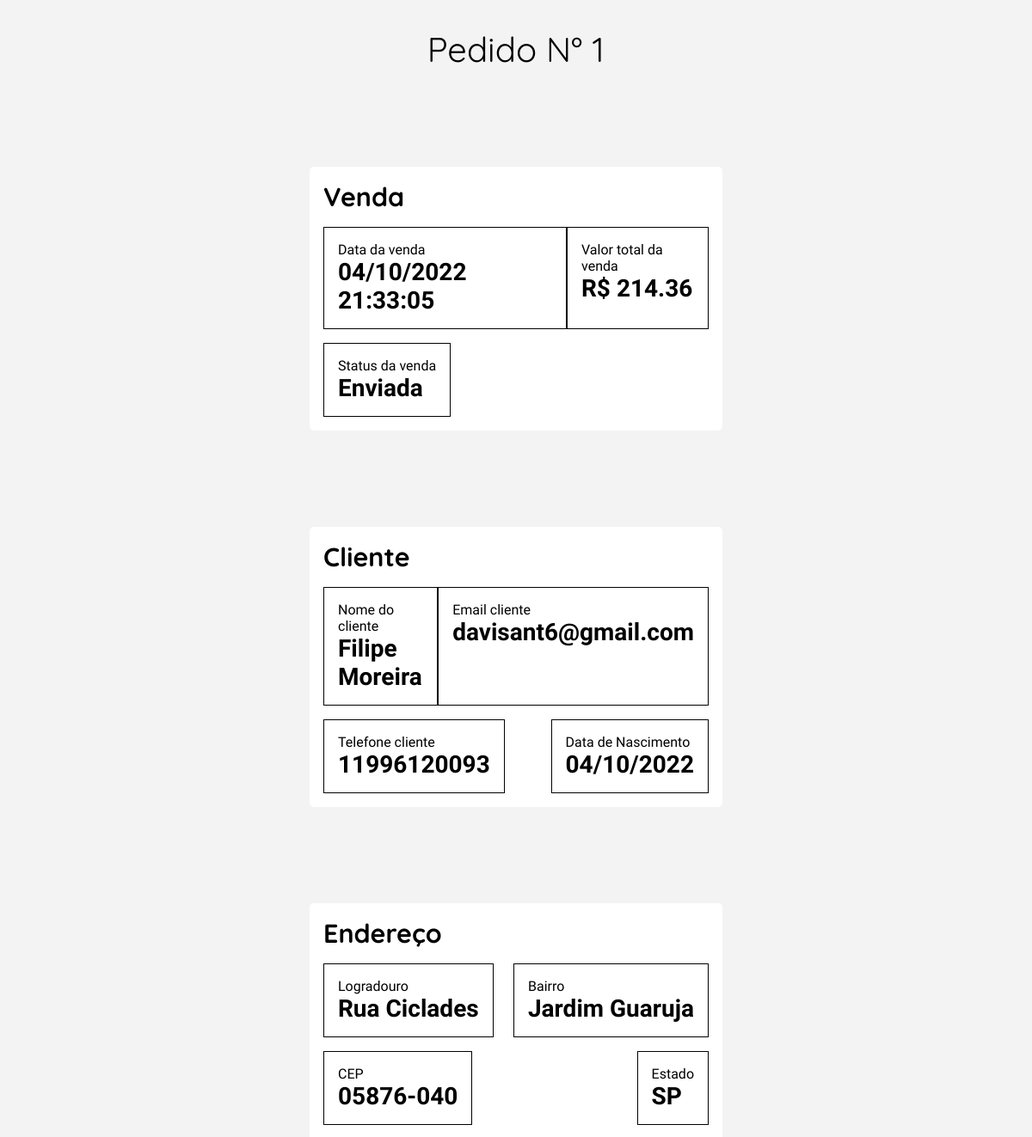
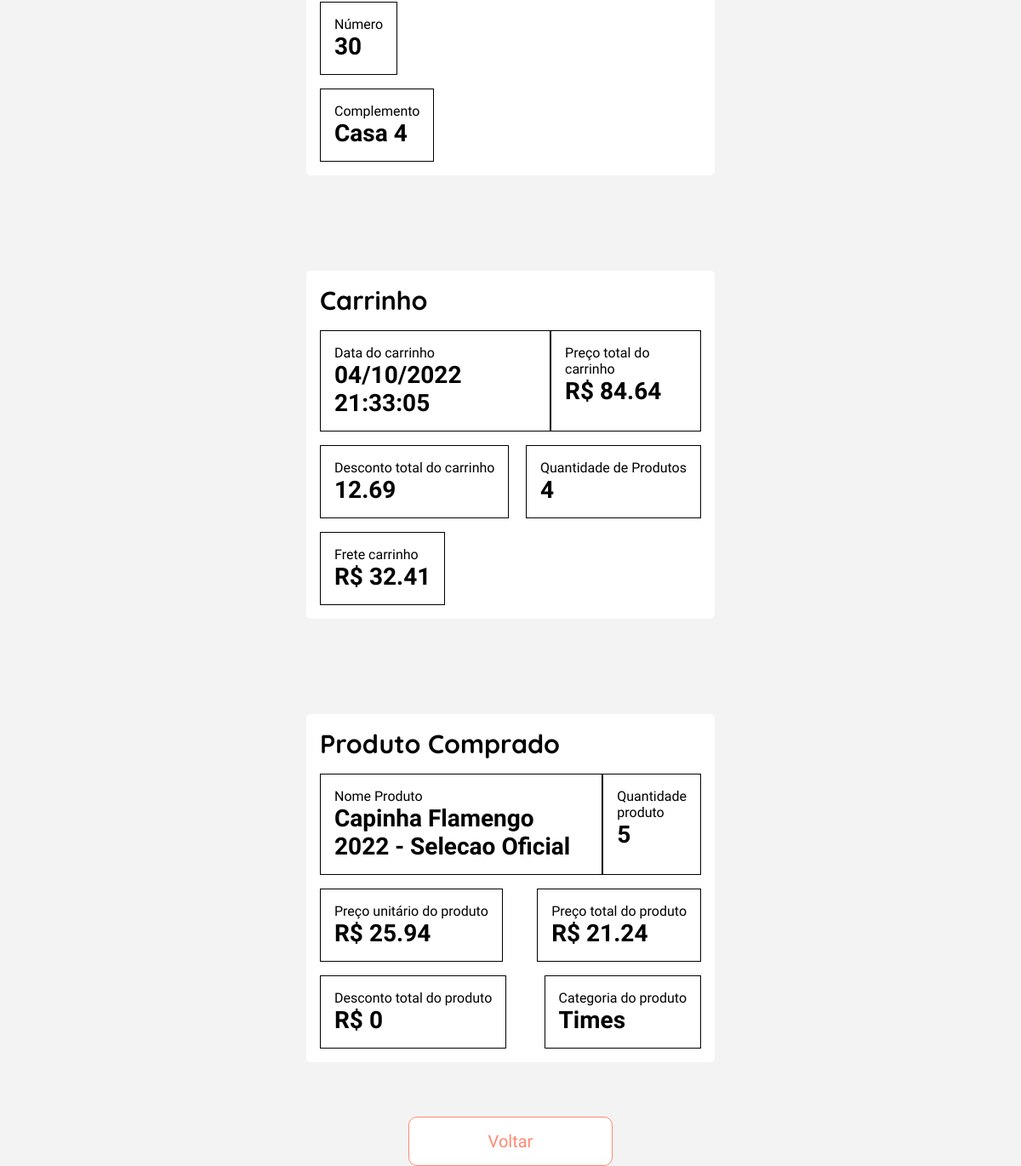
Page /view/DetailsPedidos.php?id=1 on the committed database (2 pictures, top to bottom).
### tables this page shows
CREATE TABLE IF NOT EXISTS `adm_venda` (
  `id_venda` INT NOT NULL AUTO_INCREMENT,
  `id_cliente` INT NOT NULL,
  `id_pagamento` INT NOT NULL,
  `valor_desconto_total` DOUBLE NOT NULL,
  `data_venda` DATETIME NOT NULL DEFAULT CURRENT_TIMESTAMP COMMENT 'data e hora do registro',
  `valor_venda_total` DOUBLE NOT NULL,
  `quant_produto_total` INT NOT NULL,
  `id_status` INT NOT NULL,
  `id_carrinho` INT NOT NULL,
  PRIMARY KEY (`id_venda`),
  CONSTRAINT `fk_id_pagamento`
    FOREIGN KEY (`id_pagamento`)
    REFERENCES `user_forma_pagamento` (`id_pagamento`)
    ON UPDATE CASCADE,
  CONSTRAINT `fk1_id_cliente`
    FOREIGN KEY (`id_cliente`)
    REFERENCES `user_cliente` (`id_cliente`)
    ON UPDATE CASCADE,
  CONSTRAINT `fk_adm_venda_venda_status1`
    FOREIGN KEY (`id_status`)
    REFERENCES `venda_status` (`id_status`)
    ON DELETE NO ACTION
    ON UPDATE CASCADE,
  CONSTRAINT `fk_adm_venda_user_carrinho1`
    FOREIGN KEY (`id_carrinho`)
    REFERENCES `user_carrinho` (`id_carrinho`)
    ON DELETE NO ACTION
    ON UPDATE RESTRICT);

CREATE TABLE IF NOT EXISTS `venda_status` (
  `id_status` INT NOT NULL AUTO_INCREMENT,
  `status_venda` VARCHAR(60) NOT NULL,
  `data_reg_status` DATETIME NOT NULL DEFAULT CURRENT_TIMESTAMP,
  PRIMARY KEY (`id_status`));

CREATE TABLE IF NOT EXISTS `user_cliente` (
  `id_cliente` INT NOT NULL AUTO_INCREMENT,
  `nome_cliente` VARCHAR(300) NOT NULL COMMENT 'nome do cliente',
  `email_cliente` VARCHAR(300) NOT NULL COMMENT 'email do cliente',
  `cpf_cliente` VARCHAR(18) NOT NULL COMMENT 'cpf do cliente',
  `telefone_cliente` VARCHAR(18) NOT NULL COMMENT 'telefone do cliente',
  `telefoneFixo_cliente` VARCHAR(14) NOT NULL COMMENT 'telefone fixo do         cliente',
  `genero_cliente` INT(1) NOT NULL COMMENT '1 - feminino; 0 - masculino; 2 - não informar',
  `senha_cliente` VARCHAR(256) NOT NULL COMMENT 'senha em sha256',
  `data_nasc_cliente` DATE NOT NULL COMMENT 'data de nascimente',
  `data_reg_cliente` DATETIME NOT NULL DEFAULT CURRENT_TIMESTAMP COMMENT 'data e hora do registro',
  `status` INT(1) NOT NULL COMMENT '1 - ativo; 0 - inativo',
  PRIMARY KEY (`id_cliente`)
);

CREATE TABLE IF NOT EXISTS `user_endereco_cliente` (
  `id_endereco` INT NOT NULL AUTO_INCREMENT,
  `id_cliente` INT NOT NULL,
  `logradouro_cliente` VARCHAR(900) NOT NULL,
  `bairro_cliente` VARCHAR(100) NOT NULL,
  `cep_cliente` VARCHAR(15) NOT NULL,
  `uf_cliente` VARCHAR(2) NOT NULL,
  `numero_cliente` INT(5) NOT NULL,
  `complemento_cliente` VARCHAR(150) NULL DEFAULT NULL,
  `ponto_ref_cliente` VARCHAR(300) NULL DEFAULT NULL,
  `data_endereco_cliente` DATETIME NOT NULL DEFAULT CURRENT_TIMESTAMP COMMENT 'data e hora do registro',
  PRIMARY KEY (`id_endereco`),
  CONSTRAINT `fk_id_cliente`
    FOREIGN KEY (`id_cliente`)
    REFERENCES `user_cliente` (`id_cliente`)
    ON UPDATE CASCADE);

CREATE TABLE IF NOT EXISTS `user_carrinho` (
  `id_carrinho` INT NOT NULL AUTO_INCREMENT,
  `data_reg_carrinho` DATETIME NOT NULL DEFAULT CURRENT_TIMESTAMP,
  `id_cliente` INT NOT NULL,
  `total_carrinho` FLOAT NOT NULL,
  `desconto_carrinho` FLOAT NOT NULL,
  `quant_carrinho` INT NOT NULL,
  `id_endereco` INT NOT NULL,
  `frete_carrinho` FLOAT NOT NULL,
  PRIMARY KEY (`id_carrinho`),
  CONSTRAINT `fk_user_carrinho_user_cliente`
    FOREIGN KEY (`id_cliente`)
    REFERENCES `user_cliente` (`id_cliente`)
    ON DELETE CASCADE
    ON UPDATE CASCADE,
  CONSTRAINT `fk_user_carrinho_user_endereco_cliente1`
    FOREIGN KEY (`id_endereco`)
    REFERENCES `user_endereco_cliente` (`id_endereco`)
    ON DELETE NO ACTION
    ON UPDATE NO ACTION);

CREATE TABLE IF NOT EXISTS `produto_carrinho` (
  `id_produto_carrinho` INT NOT NULL AUTO_INCREMENT,
  `id_carrinho` INT NOT NULL,
  `id_produto` INT NOT NULL,
  `quant_carrinho` INT NOT NULL,
  `preco_quant_prod` FLOAT NOT NULL,
  `preco_desconto_prod` FLOAT NOT NULL,
  `data_reg_Cprod` DATETIME NOT NULL DEFAULT CURRENT_TIMESTAMP COMMENT 'data e hora do registro',
  PRIMARY KEY (`id_produto_carrinho`),
  CONSTRAINT `fk_produto_carrinho_user_carrinho1`
    FOREIGN KEY (`id_carrinho`)
    REFERENCES `user_carrinho` (`id_carrinho`)
    ON DELETE NO ACTION
    ON UPDATE NO ACTION,
  CONSTRAINT `fk_produto_carrinho_user_produto1`
    FOREIGN KEY (`id_produto`)
    REFERENCES `user_produto` (`id_produto`)
    ON DELETE NO ACTION
    ON UPDATE NO ACTION);

CREATE TABLE IF NOT EXISTS `user_produto` (
  `id_produto` INT NOT NULL AUTO_INCREMENT,
  `id_modelo_celular` INT NOT NULL,
  `id_categoria` INT NOT NULL,
  `nome_produto` VARCHAR(300) NOT NULL,
  `preco_produto` FLOAT NOT NULL,
  `descricao_produto` VARCHAR(900) NOT NULL,
  `imagem_principal_produto` VARCHAR(300) NOT NULL,
  `quantidade_produto` INT NOT NULL,
  `categoria_special_produto` VARCHAR(200) NOT NULL,
  `garantias_produto` VARCHAR(300) NOT NULL COMMENT 'beneficios - ex - garantia 3 dias',
  `status` INT(1) NOT NULL COMMENT '2 - oferta 1 - disponivel 0 - indisponivel',
  `data_reg_produto` DATETIME NOT NULL DEFAULT CURRENT_TIMESTAMP COMMENT 'data e hora do registro',
  PRIMARY KEY (`id_produto`),
  CONSTRAINT `fk_id_modelo_celular`
    FOREIGN KEY (`id_modelo_celular`)
    REFERENCES `user_mod_celular` (`id_modelo_celular`)
    ON DELETE RESTRICT
    ON UPDATE CASCADE,
  CONSTRAINT `fk_id_categoria`
    FOREIGN KEY (`id_categoria`)
    REFERENCES `user_categoria` (`id_categoria`)
    ON DELETE RESTRICT
    ON UPDATE CASCADE);

CREATE TABLE IF NOT EXISTS `user_categoria` (
  `id_categoria` INT NOT NULL AUTO_INCREMENT,
  `nome_categoria` VARCHAR(200) NOT NULL,
  `img_categoria` VARCHAR(300) NOT NULL,
  `data_reg_cupom` DATETIME NOT NULL DEFAULT CURRENT_TIMESTAMP COMMENT 'data e hora do registro',
  `link_categoria` VARCHAR(300) NOT NULL,
  PRIMARY KEY (`id_categoria`));

### model/conexao.class.php (called while the page is built, shortened)
<?php
class Conexao{
    public function __construct(){
        try{
            $this->pdo = new PDO("mysql:dbname=2ucase_bd3;host=localhost","root","");
        }catch(PDOException $e){
            echo "Erro com banco de dados: " . $e->getMessage() . "<br>";
            exit();
        }catch(Exception $e){
            echo "Erro generico: " . $e->getMessage() . "<br>";
            exit();
        }
    }
}
?>

### model/Manager.class.php (called while the page is built, shortened)
<?php
require_once 'Conexao.class.php';
class Manager extends Conexao {
    public function getInfo($table, $columnName, $id) {
		$sql = "SELECT * FROM $table WHERE {$columnName} = :id";
		$statement = $this->pdo->prepare($sql);
		$statement->bindValue(":id", $id);
		$statement->execute();
		return $statement->fetchAll();
	}
	public function innerJoinRunnerPedidos($id){
		$sql = "SELECT
		adm_venda.id_venda, adm_venda.id_cliente, adm_venda.id_pagamento, adm_venda.valor_desconto_total,
		adm_venda.data_venda, adm_venda.valor_venda_total, adm_venda.quant_produto_total,
		adm_venda.id_status, adm_venda.id_carrinho,
		venda_status.status_venda,
		user_carrinho.data_reg_carrinho, user_carrinho.total_carrinho, user_carrinho.desconto_carrinho,
		user_carrinho.quant_carrinho, user_carrinho.id_endereco, user_carrinho.frete_carrinho,
		user_cliente.nome_cliente, user_cliente.email_cliente, user_cliente.cpf_cliente,
		user_cliente.telefone_cliente, user_cliente.genero_cliente, user_cliente.data_nasc_cliente,
		user_cliente.status,
		user_endereco_cliente.logradouro_cliente, user_endereco_cliente.bairro_cliente,
		user_endereco_cliente.cep_cliente, user_endereco_cliente.uf_cliente,
		user_endereco_cliente.numero_cliente, user_endereco_cliente.complemento_cliente,
		user_endereco_cliente.ponto_ref_cliente
		FROM adm_venda
		INNER JOIN venda_status
		ON adm_venda.id_status = venda_status.id_status
		INNER JOIN user_carrinho
		ON adm_venda.id_carrinho = user_carrinho.id_carrinho
		INNER JOIN user_cliente
		ON adm_venda.id_cliente = user_cliente.id_cliente
		INNER JOIN user_endereco_cliente
		ON user_carrinho.id_endereco = user_endereco_cliente.id_endereco WHERE id_venda = $id";
		$statement = $this->pdo->query($sql);
		$res = $statement->fetchAll(PDO::FETCH_ASSOC);
		return $res;
	}
}

### view/DetailsPedidos.php (the view, shortened to what this page needs)
<?php
require_once "../model/Manager.class.php";
$manager = new Manager();
$idVenda = $_REQUEST['id'];
$exibPedidosDetails = $manager->innerJoinRunnerPedidos($idVenda);
$exibProdutoCarrinho = $manager->getInfo('produto_carrinho', 'id_carrinho', $exibPedidosDetails[0]['id_carrinho'])
?>
<!DOCTYPE html>
<html lang="pt-br">
<head>
    <?php require_once "../config/config.php"; ?>
    <link rel="stylesheet" href="../assets/css/cupons.css">
</head>
<body id="body-margin">
    <main class="container-produto">
        <h1>Pedido N° <?= $exibPedidosDetails[0]['id_venda'] ?></h1>
        <?php
        $timestampVenda = strtotime($exibPedidosDetails[0]['data_venda']);
        $newDateVenda = date("d/m/Y H:i:s", $timestampVenda);
        ?>
        <article class="info-comentario container-comment">
            <h2>Venda</h2>
            <div class="row-titulo-stars rows-comentarios">
                <label>Data da venda
                    <h3><?= $newDateVenda ?></h3>
                </label>
                <label>Valor total da venda
                    <h3>R$ <?= $exibPedidosDetails[0]['valor_venda_total'] ?></h3>
                </label>
            </div>
            <label>Status da venda
                <h3><?= $exibPedidosDetails[0]['status_venda'] ?></h3>
            </label>
        </article>
        <?php
        $timestampCliente = strtotime($exibPedidosDetails[0]['data_venda']);
        $newDateCliente = date("d/m/Y", $timestampCliente);
        ?>
        <article class="info-cliente container-comment">
            <h2>Cliente</h2>
            <div class="row-nome-email rows-comentarios">
                <label>Nome do cliente
                    <h3><?= $exibPedidosDetails[0]['nome_cliente'] ?></h3>
                </label>
                <label>Email cliente
                    <h3><?= $exibPedidosDetails[0]['email_cliente'] ?></h3>
                </label>
            </div>
            <div class="row-phone-birth rows-comentarios">
                <label>Telefone cliente
                    <h3><?= $exibPedidosDetails[0]['telefone_cliente'] ?></h3>
                </label>
                <label>Data de Nascimento
                    <h3><?= $newDateCliente ?></h3>
                </label>
            </div>
        </article>
        <article class="info-comentario container-comment">
            <h2>Endereço</h2>
            <div class="row-nome-email rows-comentarios">
                <label>Logradouro
                    <h3><?= $exibPedidosDetails[0]['logradouro_cliente'] ?></h3>
                </label>
                <label>Bairro
                    <h3><?= $exibPedidosDetails[0]['bairro_cliente'] ?></h3>
                </label>
            </div>
            <div class="row-phone-birth rows-comentarios">
                <label>CEP
                    <h3><?= $exibPedidosDetails[0]['cep_cliente'] ?></h3>
                </label>
                <label>Estado
                    <h3><?= $exibPedidosDetails[0]['uf_cliente'] ?></h3>
                </label>
            </div>
            <div class="row-phone-birth rows-comentarios">
                <label>Número
                    <h3><?= $exibPedidosDetails[0]['numero_cliente'] ?></h3>
                </label>
            </div>
            <div class="row-phone-birth rows-comentarios">
                <?php
                if ($exibPedidosDetails[0]['complemento_cliente'] !== null) :
                ?>
                    <label>Complemento
                        <h3><?= $exibPedidosDetails[0]['complemento_cliente'] ?></h3>
                    </label>
                <?php endif; ?>
            </div>
        </article>
        <?php
        $timestampCarrinho = strtotime($exibPedidosDetails[0]['data_venda']);
        $newDateCarrinho = date("d/m/Y H:i:s", $timestampCarrinho);
        ?>
        <article class="info-comentario container-comment">
            <h2>Carrinho</h2>
            <div class="row-titulo-stars rows-comentarios">
                <label>Data do carrinho
                    <h3><?= $newDateCarrinho ?></h3>
                </label>
                <label>Preço total do carrinho
                    <h3>R$ <?= $exibPedidosDetails[0]['total_carrinho'] ?></h3>
                </label>
            </div>
            <div class="row-titulo-stars rows-comentarios">
                <label>Desconto total do carrinho
                    <h3><?= $exibPedidosDetails[0]['desconto_carrinho'] ?></h3>
                </label>
                <label>Quantidade de Produtos
                    <h3><?= $exibPedidosDetails[0]['quant_carrinho'] ?></h3>
                </label>
            </div>
            <label>Frete carrinho
                <h3>R$ <?= $exibPedidosDetails[0]['frete_carrinho'] ?></h3>
            </label>
        </article>
        <?php
        if (count($exibProdutoCarrinho) > 0) :
            for ($i = 0; $i < count($exibProdutoCarrinho); $i++) :
                $exibProdutos = $manager->getInfo('user_produto', 'id_produto', $exibProdutoCarrinho[$i]['id_produto']);
                $exibProdutoCategoria = $manager->getInfo('user_categoria', 'id_categoria', $exibProdutos[$i]['id_categoria']);
        ?>
                <article class="info-comentario container-comment">
                    <h2>Produto Comprado</h2>
                    <div class="row-titulo-stars rows-comentarios">
                        <label>Nome Produto
                            <h3><?= $exibProdutos[0]['nome_produto'] ?></h3>
                        </label>
                        <label>Quantidade produto
                            <h3><?= $exibProdutoCarrinho[0]['quant_carrinho'] ?></h3>
                        </label>
                    </div>
                    <div class="row-titulo-stars rows-comentarios">
                        <label>Preço unitário do produto
                            <h3>R$ <?= $exibProdutos[0]['preco_produto'] ?></h3>
                        </label>
                        <label>Preço total do produto
                            <h3>R$ <?= $exibProdutoCarrinho[0]['preco_quant_prod'] ?></h3>
                        </label>
                    </div>
                    <div class="row-titulo-stars rows-comentarios">
                        <label>Desconto total do produto
                            <h3>R$ <?= $exibProdutoCarrinho[0]['preco_desconto_prod'] ?></h3>
                        </label>
                        <label>Categoria do produto
                            <h3><?= $exibProdutoCategoria[0]['nome_categoria'] ?></h3>
                        </label>
                    </div>
                </article>
        <?php
            endfor;
        endif;
        ?>
        <button id="btn-exit" onclick="window.location.href='./listPedidos.php'">Voltar</button>
    </main>
</body>
</html>

### assets/css/cupons.css (style rules this page uses)
.container-produto { display: flex; flex-direction: column; align-items: center; justify-content: center; gap: 4rem; margin-top: 2rem; }
.container-comment { background-color: #fff; padding: 1rem; border-radius: 5px; }
.rows-comentarios { display: flex; width: 100%; justify-content: space-between; }
label { border: 1px solid #000; padding: 1rem; }
.container-comment { display: flex; flex-direction: column; width: 40vw; align-items: flex-start; gap: 1rem; margin-top: 3rem; }

### rows in the picture
adm_venda: id_venda "1", data_venda "04/10/2022 21:33:05", valor_venda_total "214.36", id_status.status_venda "Enviada", id_cliente.nome_cliente "Filipe Moreira", id_cliente.email_cliente "davisant6@gmail.com", id_cliente.telefone_cliente "11996120093", data_venda "04/10/2022", user_endereco_cliente.logradouro_cliente "Rua Ciclades", user_endereco_cliente.bairro_cliente "Jardim Guaruja", user_endereco_cliente.cep_cliente "05876-040", user_endereco_cliente.uf_cliente "SP", user_endereco_cliente.numero_cliente "30", user_endereco_cliente.complemento_cliente "Casa 4", id_carrinho.total_carrinho "84.64", id_carrinho.desconto_carrinho "12.69", id_carrinho.quant_carrinho "4", id_carrinho.frete_carrinho "32.41"
produto_carrinho: id_produto.nome_produto "Capinha Flamengo 2022 - Selecao Oficial", quant_carrinho "5", id_produto.preco_produto "25.94", preco_quant_prod "21.24", preco_desconto_prod "0", user_categoria.nome_categoria "Times"
